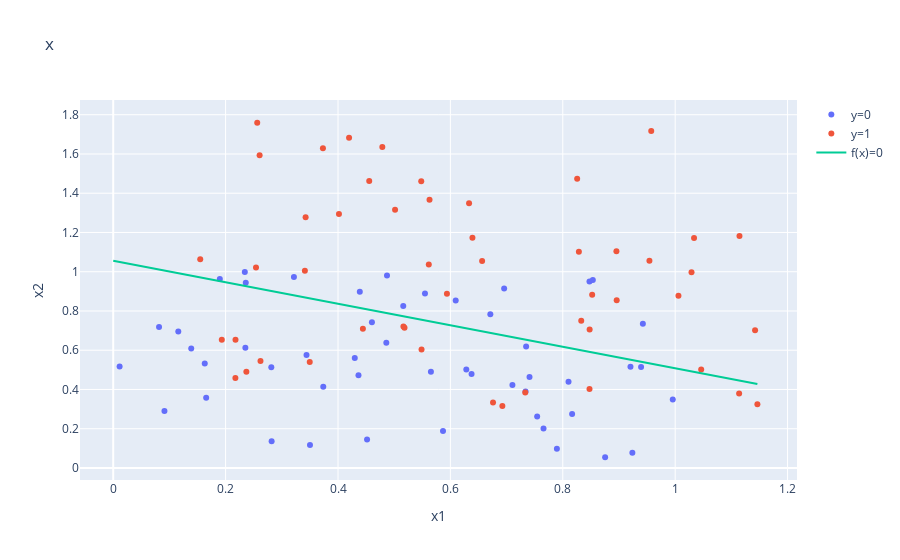

This figure's notebook cell:
### Code cell
import numpy as np
import plotly.graph_objects as go
import plotly
import plotly.offline as py
py.init_notebook_mode(connected=True)

def sigmoid(input):    
    # sigmoid function
    output = 1 / (1 + np.exp(-input - 2 * np.finfo(float).eps))
    return output

def f(w, b, x):
    # define the logistic function
    return sigmoid(np.dot(x, w) + b)

def optimize(x, y,learning_rate, iterations, weight, bias): 
    # run gradient ascent based on MLE:
    size = x.shape[0]
    for i in range(iterations): 
        p = f(weight, bias, x)
        loss = -1/size * np.sum(y * np.log(p)) + (1 - y) * np.log(1-p)
        dW = 1/size * np.dot(x.T, (p - y))
        db = 1/size * np.sum(p - y)
        weight -= learning_rate * dW
        bias -= learning_rate * db 
    return weight, bias


# dataset definition
n_samples = 50
x = np.concatenate([np.random.random((n_samples, 2)), 
                    np.array([1, 1.5]) * np.random.random((n_samples, 2)) + np.array([0.15, 0.3])])
y = np.concatenate([np.zeros((n_samples,)), np.ones((n_samples, ))])

# run gradient ascent
w, b = optimize(x, y, 0.2, 5000, np.array([0.1, 0.1]), 0.1)
    
x_space = np.linspace(0, np.max(x[:,0]))
# w0 * x0 + w1 * x1 + b = 0 --> x1 = ....
y_space = -w[0] / w[1] * x_space - b / w[1]
    
fig = go.Figure(data=[
    go.Scatter(x=x[0:n_samples,0], y=x[0:n_samples,1], mode='markers', name='y=0',),
    go.Scatter(x=x[n_samples::,0], y=x[n_samples::,1], mode='markers', name='y=1'), 
    go.Scatter(x=x_space, y=y_space,  name='f(x)=0')],
                layout=go.Layout(title='x', 
                                 xaxis=dict(title="x1",),
                                 yaxis=dict(title="x2",)))
plotly.offline.iplot(fig)
